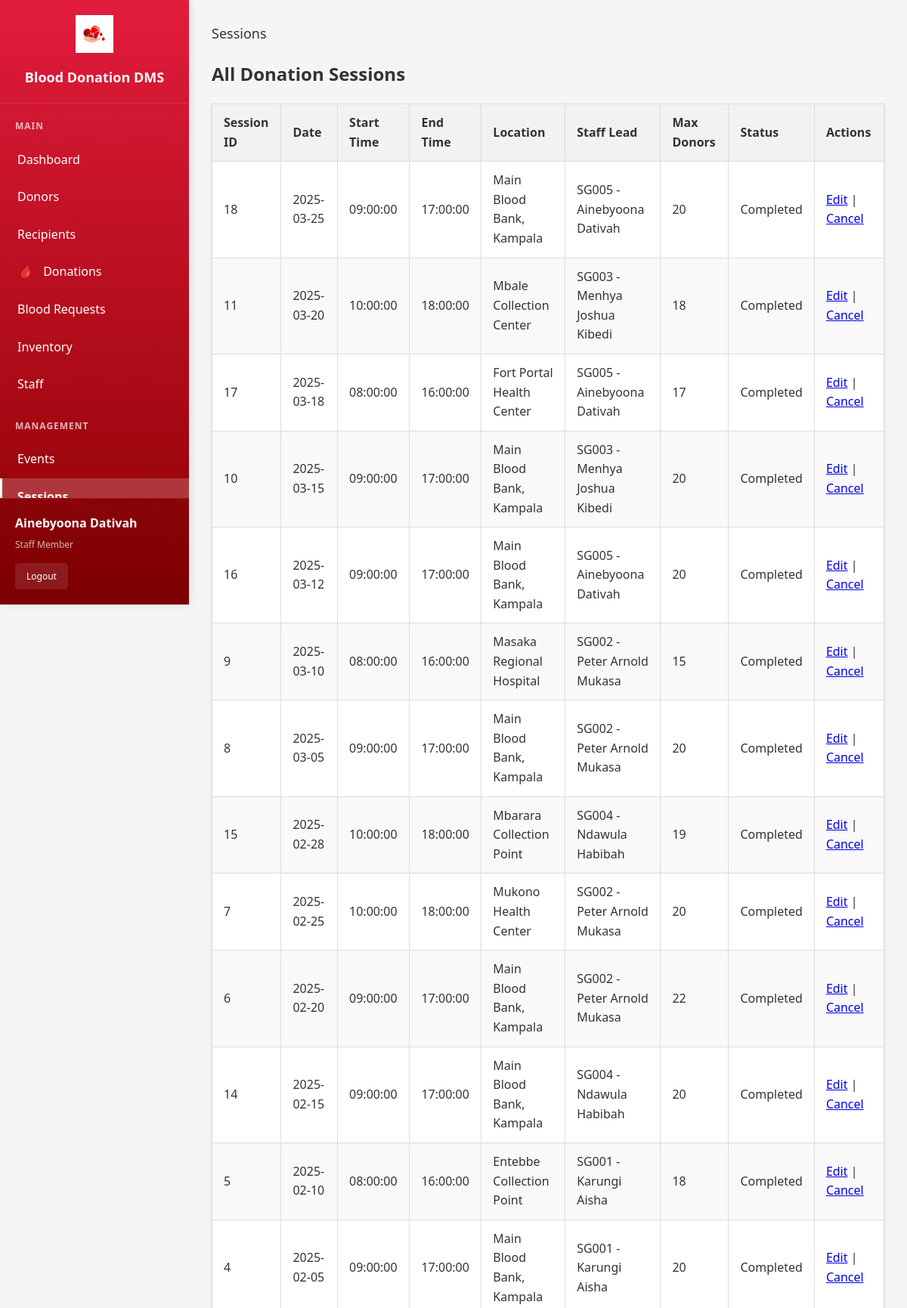
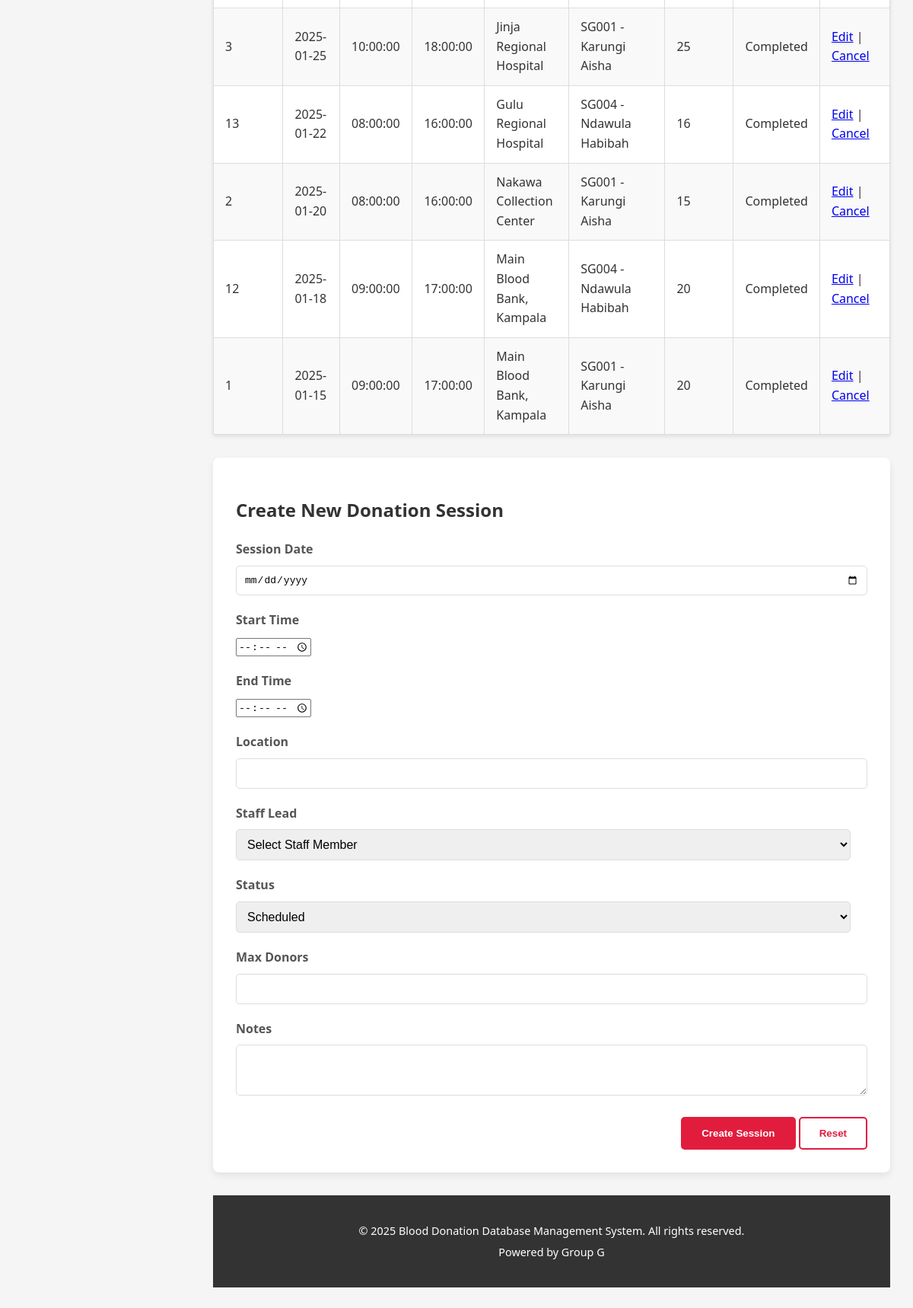
The app's page /sessions.php (signed in) with its own data (2 pictures, top to bottom).
### tables this page shows
CREATE TABLE IF NOT EXISTS `donation_session` (
  `session_id` int(10) unsigned NOT NULL AUTO_INCREMENT,
  `session_date` date NOT NULL,
  `start_time` time DEFAULT NULL,
  `end_time` time DEFAULT NULL,
  `location` varchar(255) DEFAULT NULL,
  `staff_id` int(10) unsigned DEFAULT NULL,
  `status` enum('Scheduled','Ongoing','Completed','Cancelled') DEFAULT 'Scheduled',
  `max_donors` int(10) unsigned DEFAULT NULL,
  `notes` text,
  PRIMARY KEY (`session_id`),
  KEY `idx_session_staff` (`staff_id`)
);

CREATE TABLE IF NOT EXISTS `staff` (
  `staff_id` int(10) unsigned NOT NULL AUTO_INCREMENT,
  `first_name` varchar(100) NOT NULL,
  `last_name` varchar(100) NOT NULL,
  `employee_id` varchar(50) NOT NULL,
  `username` varchar(50) NOT NULL,
  `position` varchar(100) DEFAULT NULL,
  `department` varchar(100) DEFAULT NULL,
  `phone_number` varchar(30) DEFAULT NULL,
  `email` varchar(255) DEFAULT NULL,
  `password` varchar(255) DEFAULT NULL,
  `hire_date` date DEFAULT NULL,
  `status` enum('Active','Inactive','On Leave') DEFAULT 'Active',
  `qualifications` text,
  `license_number` varchar(100) DEFAULT NULL,
  PRIMARY KEY (`staff_id`),
  UNIQUE KEY `uq_staff_employee` (`employee_id`),
  UNIQUE KEY `uq_staff_username` (`username`),
  UNIQUE KEY `uq_staff_email` (`email`)
);

### sessions.php (the view, shortened to what this page needs)
<?php
require_once 'config.php';
$edit_session = null;
$default_staff_sql = "SELECT staff_id FROM staff WHERE employee_id = 'SG001' LIMIT 1";
$default_result = $conn->query($default_staff_sql);
$default_staff_id = 1;
if ($default_result && $default_row = $default_result->fetch_assoc()) {
    $default_staff_id = $default_row['staff_id'];
}
$fix_sql = "UPDATE donation_session ds
            LEFT JOIN staff s ON ds.staff_id = s.staff_id
            SET ds.staff_id = " . intval($default_staff_id) . "
            WHERE ds.staff_id IS NOT NULL AND s.staff_id IS NULL";
$conn->query($fix_sql);
$sql = "SELECT ds.*, s.first_name, s.last_name, s.employee_id
        FROM donation_session ds
        LEFT JOIN staff s ON ds.staff_id = s.staff_id
        ORDER BY ds.session_date DESC, ds.start_time";
$result = $conn->query($sql);
if (!$result) {
    $error_message = "Database query error: " . $conn->error;
    $sessions = array();
} else {
    $sessions = $result->fetch_all(MYSQLI_ASSOC);
}
?>
<!DOCTYPE html>
<html lang="en">
<head>
    <link rel="stylesheet" href="style.css">
</head>
<body>
    <div class="dashboard-container">
        <div class="sidebar">
            <div class="sidebar-header">
                <img src="images/blood-drop-heart-logo.png" alt="Blood Donation DMS">
                <h2>Blood Donation DMS</h2>
            </div>
            <div class="sidebar-content">
                <nav class="sidebar-nav">
                    <div class="nav-section">
                        <div class="nav-section-title">Main</div>
                        <a href="index.php" class="nav-item">
                            Dashboard
                        </a>
                        <a href="donors.php" class="nav-item">
                            Donors
                        </a>
                        <a href="recipients.php" class="nav-item">
                            Recipients
                        </a>
                        <a href="donations.php" class="nav-item">
                            <i>🩸</i> Donations
                        </a>
                        <a href="requests.php" class="nav-item">
                            Blood Requests
                        </a>
                        <a href="inventory.php" class="nav-item">
                            Inventory
                        </a>
                        <a href="staff.php" class="nav-item">
                            Staff
                        </a>
                    </div>
                    <div class="nav-section">
                        <div class="nav-section-title">Management</div>
                        <a href="events.php" class="nav-item">
                            Events
                        </a>
                        <a href="sessions.php" class="nav-item active">
                            Sessions
                        </a>
            </div>
            </nav>
        </div>
            <div class="user-info">
                <div class="user-name"><?php echo htmlspecialchars($_SESSION['staff_name']); ?></div>
                <div class="user-role">Staff Member</div>
                <a href="logout.php" class="logout-btn">Logout</a>
            </div>
        </div>
        <div class="main-content">
            <div class="content-area">
                <div class="top-bar">
                    <div>
                        <span style="color: #333; font-size: 18px; font-weight: 500;">Sessions</span>
                    </div>
                </div>
        <section class="mb-30">
            <h2>All Donation Sessions</h2>
            <div class="data-table-container">
                <table class="data-table">
                    <thead>
                        <tr>
                            <th>Session ID</th>
                            <th>Date</th>
                            <th>Start Time</th>
                            <th>End Time</th>
                            <th>Location</th>
                            <th>Staff Lead</th>
                            <th>Max Donors</th>
                            <th>Status</th>
                            <th>Actions</th>
                        </tr>
                    </thead>
                    <tbody>
                        <?php if (empty($sessions)): ?>
                            <tr>
                                <td colspan="9" style="text-align: center; padding: 40px; color: #666;">
                                    <p>No donation sessions found in database. Create your first session below!</p>
                                </td>
                            </tr>
                        <?php else: ?>
                            <?php foreach ($sessions as $session): ?>
                                <tr>
                                    <td><?php echo htmlspecialchars($session['session_id']); ?></td>
                                    <td><?php echo htmlspecialchars($session['session_date']); ?></td>
                                    <td><?php echo htmlspecialchars($session['start_time']); ?></td>
                                    <td><?php echo htmlspecialchars($session['end_time']); ?></td>
                                    <td><?php echo htmlspecialchars($session['location']); ?></td>
                                    <td>
                                        <?php
                                        if (!empty($session['first_name']) && !empty($session['last_name']) && !empty($session['employee_id'])) {
                                            echo htmlspecialchars($session['employee_id'] . ' - ' . $session['first_name'] . ' ' . $session['last_name']);
                                        } else {
                                            echo 'Not assigned';
                                        }
                                        ?>
                                    </td>
                                    <td><?php echo htmlspecialchars($session['max_donors']); ?></td>
                                    <td><?php echo htmlspecialchars($session['status']); ?></td>
                                    <td>
                                        <a href="#" onclick="openEditModal(<?php echo $session['session_id']; ?>); return false;">Edit</a> |
                                        <a href="#" onclick="openCancelModal(<?php echo $session['session_id']; ?>, '<?php echo htmlspecialchars($session['session_date']); ?>'); return false;">Cancel</a>
                                    </td>
                                </tr>
                            <?php endforeach; ?>
                        <?php endif; ?>
                    </tbody>
                </table>
            </div>
        </section>
        <section class="form-container">
            <h2><?php echo $edit_session ? 'Edit Donation Session' : 'Create New Donation Session'; ?></h2>
            <form action="sessions.php" method="POST">
                <div class="form-group">
                    <label for="sessionDate">Session Date</label>
                    <input type="date" id="sessionDate" name="sessionDate" value="<?php echo $edit_session ? htmlspecialchars($edit_session['session_date']) : ''; ?>" required>
                </div>
                <div class="form-group">
                    <label for="startTime">Start Time</label>
                    <input type="time" id="startTime" name="startTime" value="<?php echo $edit_session ? htmlspecialchars($edit_session['start_time']) : ''; ?>">
                </div>
                <div class="form-group">
                    <label for="endTime">End Time</label>
                    <input type="time" id="endTime" name="endTime" value="<?php echo $edit_session ? htmlspecialchars($edit_session['end_time']) : ''; ?>">
                </div>
                <div class="form-group">
                    <label for="location">Location</label>
                    <input type="text" id="location" name="location" value="<?php echo $edit_session ? htmlspecialchars($edit_session['location']) : ''; ?>">
                </div>
                <div class="form-group">
                    <label for="staffId">Staff Lead</label>
                    <select id="staffId" name="staffId">
                        <option value="">Select Staff Member</option>
                    </select>
                </div>
                <div class="form-group">
                    <label for="status">Status</label>
                    <select id="status" name="status">
                        <option value="Scheduled" <?php echo ($edit_session && $edit_session['status'] == 'Scheduled') ? 'selected' : ''; ?>>Scheduled</option>
                    </select>
                </div>
                <div class="form-group">
                    <label for="maxDonors">Max Donors</label>
                    <input type="number" id="maxDonors" name="maxDonors" min="1" value="<?php echo $edit_session ? htmlspecialchars($edit_session['max_donors']) : ''; ?>">
                </div>
                <div class="form-group">
                    <label for="notes">Notes</label>
                    <textarea id="notes" name="notes" rows="3"><?php echo $edit_session ? htmlspecialchars($edit_session['notes']) : ''; ?></textarea>
                </div>
                <div class="form-actions">
                    <button type="submit" class="btn btn-primary"><?php echo $edit_session ? 'Update Session' : 'Create Session'; ?></button>
                    <?php if ($edit_session): ?>
                        <a href="sessions.php" class="btn btn-secondary">Cancel</a>
                    <?php else: ?>
                        <button type="reset" class="btn btn-secondary">Reset</button>
                    <?php endif; ?>
                </div>
            </form>
        </section>
    <footer class="main-footer">
        <div class="container">
            <p>&copy; <?php echo date("Y"); ?> Blood Donation Database Management System. All rights reserved.</p>
            <p>Powered by Group G</p>
        </div>
    </footer>
            </div>
        </div>
    </div>
</body>
</html>

### style.css (style rules this page uses)
body { font-family: Arial, sans-serif; margin: 0; padding: 0; background-color: #f8f8f8; color: #333; line-height: 1.6; }
.container { max-width: 1200px; margin: 0 auto; padding: 0 20px; }
.btn { display: inline-block; padding: 12px 25px; border-radius: 5px; text-decoration: none; font-weight: bold; transition: background-color 0.3s ease, color 0.3s ease; }
.btn-primary { background-color: #E21C3D; color: #fff; border: 2px solid #E21C3D; }
.btn-secondary { background-color: #fff; color: #E21C3D; border: 2px solid #E21C3D; }
.main-footer { background-color: #333; color: #fff; padding: 30px 0; text-align: center; font-size: 0.9em; }
.main-footer p { margin: 5px 0; }
.data-table { width: 100%; border-collapse: collapse; margin-bottom: 30px; background-color: #fff; box-shadow: 0 2px 5px rgba(0,0,0,0.1); }
.data-table th, .data-table td { border: 1px solid #ddd; padding: 12px 15px; text-align: left; }
.data-table th { background-color: #f2f2f2; font-weight: bold; color: #333; }
.data-table tr:nth-child(even) { background-color: #f9f9f9; }
.form-container { background-color: #fff; padding: 30px; border-radius: 8px; box-shadow: 0 4px 10px rgba(0,0,0,0.08); margin-bottom: 30px; }
.form-group { margin-bottom: 20px; }
.form-group label { display: block; margin-bottom: 8px; font-weight: bold; color: #555; }
.form-group input[type="text"], .form-group input[type="date"], .form-group input[type="email"], .form-group input[type="password"], .form-group input[type="number"], .form-group select, .form-group textarea { width: calc(100% - 22px); padding: 10px; border: 1px solid #ddd; border-radius: 5px; font-size: 1em; }
.form-actions { text-align: right; }
.mb-30 { margin-bottom: 30px; }

### sessions.php (style rules this page uses)
body { margin: 0; padding: 0; font-family: 'Segoe UI', Tahoma, Geneva, Verdana, sans-serif; background: #f5f5f5; }
.dashboard-container { display: flex; min-height: 100vh; }
.sidebar { width: 250px; background: linear-gradient(180deg, #E21C3D 0%, #8B0000 100%); color: white; position: fixed; height: 100vh; display: flex; flex-direction: column; z-index: 1000; box-shadow: 2px 0 10px rgba(0,0,0,0.1); }
.sidebar-header { padding: 20px; text-align: center; border-bottom: 1px solid rgba(255,255,255,0.1); }
.sidebar-header img { width: 50px; height: 50px; margin-bottom: 10px; }
.sidebar-header h2 { margin: 0; font-size: 18px; font-weight: 600; }
.sidebar-content { flex: 1; overflow-y: auto; }
.sidebar-nav { flex: 1; padding: 20px 0; overflow-y: auto; }
.nav-section { margin-bottom: 20px; }
.nav-section-title { padding: 0 20px 10px 20px; font-size: 12px; font-weight: bold; text-transform: uppercase; color: rgba(255,255,255,0.7); letter-spacing: 1px; }
.nav-item { display: block; padding: 12px 20px; color: white; text-decoration: none; transition: all 0.3s ease; border-left: 3px solid transparent; }
.nav-item.active { background: rgba(255,255,255,0.2); border-left-color: #fff; font-weight: 600; }
.nav-item i { margin-right: 10px; font-size: 16px; }
.user-info { padding: 20px; border-top: 1px solid rgba(255,255,255,0.1); background: rgba(0,0,0,0.1); }
.user-name { font-weight: 600; margin-bottom: 5px; }
.user-role { font-size: 12px; color: rgba(255,255,255,0.7); margin-bottom: 15px; }
.logout-btn { display: inline-block; padding: 8px 15px; background: rgba(255,255,255,0.1); color: white; text-decoration: none; border-radius: 5px; font-size: 12px; transition: background 0.3s ease; }
.main-content { flex: 1; margin-left: 250px; background: #f5f5f5; min-height: 100vh; }
.content-area { padding: 30px; }

### records on screen
donation_session: session_id "18", session_date "2025-03-25", start_time "09:00:00", end_time "17:00:00", location "Main Blood Bank, Kampala", staff.last_name "SG005 - Ainebyoona Dativah", max_donors "20", status "Completed"
donation_session: session_id "11", session_date "2025-03-20", start_time "10:00:00", end_time "18:00:00", location "Mbale Collection Center", staff.last_name "SG003 - Menhya Joshua Kibedi", max_donors "18", status "Completed"
donation_session: session_id "17", session_date "2025-03-18", start_time "08:00:00", end_time "16:00:00", location "Fort Portal Health Center", staff.last_name "SG005 - Ainebyoona Dativah", max_donors "17", status "Completed"
donation_session: session_id "10", session_date "2025-03-15", start_time "09:00:00", end_time "17:00:00", location "Main Blood Bank, Kampala", staff.last_name "SG003 - Menhya Joshua Kibedi", max_donors "20", status "Completed"
donation_session: session_id "16", session_date "2025-03-12", start_time "09:00:00", end_time "17:00:00", location "Main Blood Bank, Kampala", staff.last_name "SG005 - Ainebyoona Dativah", max_donors "20", status "Completed"
donation_session: session_id "9", session_date "2025-03-10", start_time "08:00:00", end_time "16:00:00", location "Masaka Regional Hospital", staff.last_name "SG002 - Peter Arnold Mukasa", max_donors "15", status "Completed"
donation_session: session_id "8", session_date "2025-03-05", start_time "09:00:00", end_time "17:00:00", location "Main Blood Bank, Kampala", staff.last_name "SG002 - Peter Arnold Mukasa", max_donors "20", status "Completed"
donation_session: session_id "15", session_date "2025-02-28", start_time "10:00:00", end_time "18:00:00", location "Mbarara Collection Point", staff.last_name "SG004 - Ndawula Habibah", max_donors "19", status "Completed"
donation_session: session_id "7", session_date "2025-02-25", start_time "10:00:00", end_time "18:00:00", location "Mukono Health Center", staff.last_name "SG002 - Peter Arnold Mukasa", max_donors "20", status "Completed"
donation_session: session_id "6", session_date "2025-02-20", start_time "09:00:00", end_time "17:00:00", location "Main Blood Bank, Kampala", staff.last_name "SG002 - Peter Arnold Mukasa", max_donors "22", status "Completed"
donation_session: session_id "14", session_date "2025-02-15", start_time "09:00:00", end_time "17:00:00", location "Main Blood Bank, Kampala", staff.last_name "SG004 - Ndawula Habibah", max_donors "20", status "Completed"
donation_session: session_id "5", session_date "2025-02-10", start_time "08:00:00", end_time "16:00:00", location "Entebbe Collection Point", staff.last_name "SG001 - Karungi Aisha", max_donors "18", status "Completed"
donation_session: session_id "4", session_date "2025-02-05", start_time "09:00:00", end_time "17:00:00", location "Main Blood Bank, Kampala", staff.last_name "SG001 - Karungi Aisha", max_donors "20", status "Completed"
donation_session: session_id "3", session_date "2025-01-25", start_time "10:00:00", end_time "18:00:00", location "Jinja Regional Hospital", staff.last_name "SG001 - Karungi Aisha", max_donors "25", status "Completed"
donation_session: session_id "13", session_date "2025-01-22", start_time "08:00:00", end_time "16:00:00", location "Gulu Regional Hospital", staff.last_name "SG004 - Ndawula Habibah", max_donors "16", status "Completed"
donation_session: session_id "2", session_date "2025-01-20", start_time "08:00:00", end_time "16:00:00", location "Nakawa Collection Center", staff.last_name "SG001 - Karungi Aisha", max_donors "15", status "Completed"
donation_session: session_id "12", session_date "2025-01-18", start_time "09:00:00", end_time "17:00:00", location "Main Blood Bank, Kampala", staff.last_name "SG004 - Ndawula Habibah", max_donors "20", status "Completed"
donation_session: session_id "1", session_date "2025-01-15", start_time "09:00:00", end_time "17:00:00", location "Main Blood Bank, Kampala", staff.last_name "SG001 - Karungi Aisha", max_donors "20", status "Completed"

### other values on screen
$_SESSION['staff_name'] "Ainebyoona Dativah"
